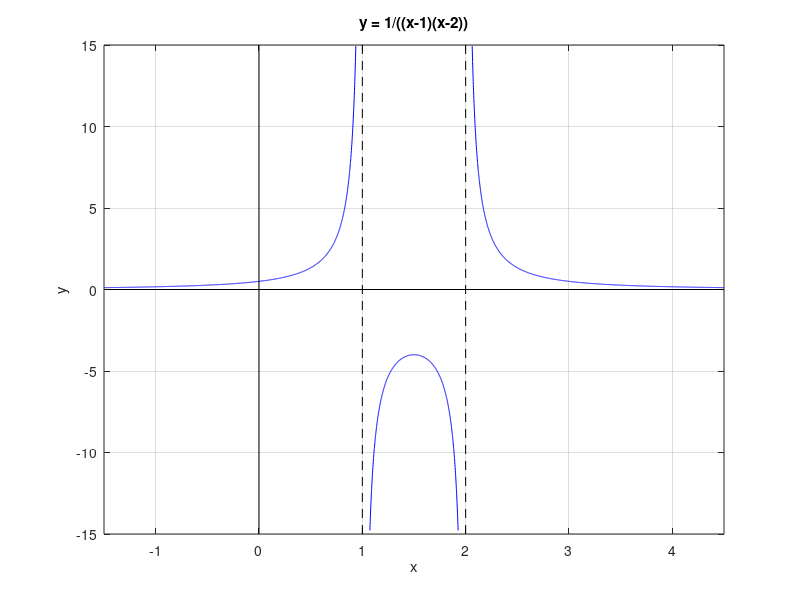

MATLAB code for this plot:
close all;

% Graph of  y = 1/((x-1)(x-2))
x=-1.5:0.001:0.937;
y = ((x-1).*(x-2)).^(-1);
plot(x,y,'b')
hold on
grid;

x=1.073:0.001:1.927;
y = ((x-1).*(x-2)).^(-1);
plot(x,y,'b')

x=2.063:0.001:4.5;
y = ((x-1).*(x-2)).^(-1);
plot(x,y,'b')

% The x axis
x=-1.5:6:4.5;
y=0*x;
plot(x,y,'k')

% The y axis
y=-15:30:15;
x=0*y;
plot(x,y,'k')

% The line x = 1
x=0*y + 1;
plot(x,y, '--k')

% The line x = 1
x=0*y + 2;
plot(x,y, '--k')

% The title and the labels
xlabel('x');
ylabel('y');
title('y = 1/((x-1)(x-2))');
axis( [-1.5, 4.5, -15, 15]);
